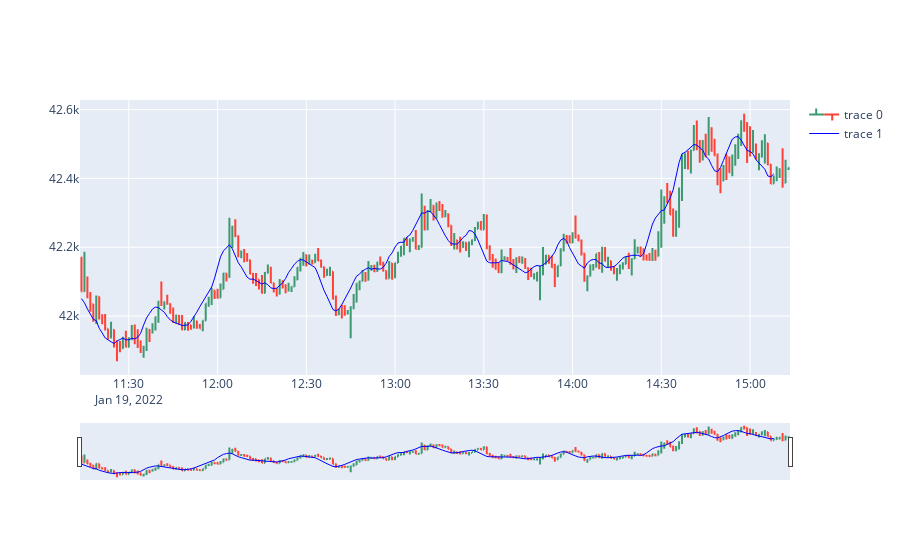

Here is the notebook cell this chart was saved with:
### Code cell
btc_usd_sma.plotCandles()

### Figure 1 — Plotly figure (JSON) as saved in the notebook; plotly's stock layout.template omitted (floating-point values rounded to 4 significant figures; data arrays with more than 128 entries replaced by an {"elided": "..."} marker saying what was removed)
{"data": [{"close": {"elided": "240 float values"}, "high": {"elided": "240 float values"}, "low": {"elided": "240 float values"}, "open": {"elided": "240 float values"}, "type": "ohlc", "x": {"elided": "240 str values"}}, {"line": {"color": "blue", "width": 1}, "type": "scatter", "x": {"elided": "240 str values"}, "y": {"elided": "235 float values"}}], "layout": {}}
